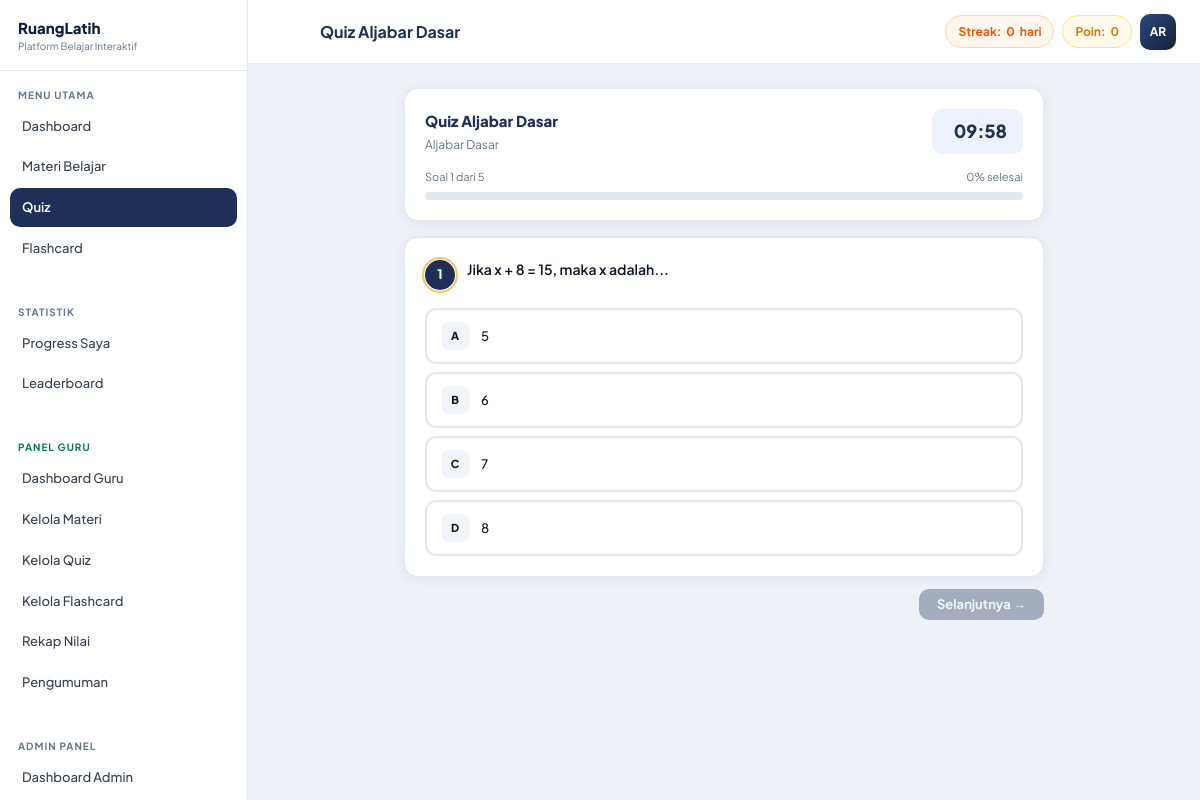
The page /pages/quiz-play.php?id=1 (signed in) on the database its author committed.
### tables this page shows
CREATE TABLE quizzes (
    id               INT AUTO_INCREMENT PRIMARY KEY,
    material_id      INT NOT NULL,
    title            VARCHAR(200) NOT NULL,
    description      TEXT,
    duration_minutes INT DEFAULT 10,
    created_at       TIMESTAMP DEFAULT CURRENT_TIMESTAMP,
    FOREIGN KEY (material_id) REFERENCES materials(id) ON DELETE CASCADE
);

CREATE TABLE users (
    id          INT AUTO_INCREMENT PRIMARY KEY,
    name        VARCHAR(100) NOT NULL,
    email       VARCHAR(150) UNIQUE NOT NULL,
    password    VARCHAR(255) NOT NULL,
    role        ENUM('user','admin','guru') DEFAULT 'user',
    nisn        VARCHAR(10)  DEFAULT NULL COMMENT '10 digit Nomor Induk Siswa Nasional',
    no_absen    TINYINT UNSIGNED DEFAULT NULL COMMENT 'Nomor absen di kelas',
    kelas       VARCHAR(30)  DEFAULT NULL  COMMENT 'Contoh: X IPA 1, XI RPL 2',
    avatar      VARCHAR(255) DEFAULT NULL,
    total_points INT DEFAULT 0,
    streak      INT DEFAULT 0,
    last_active DATE DEFAULT NULL,
    created_at  TIMESTAMP DEFAULT CURRENT_TIMESTAMP
);

CREATE TABLE materials (
    id          INT AUTO_INCREMENT PRIMARY KEY,
    category_id INT NOT NULL,
    title       VARCHAR(200) NOT NULL,
    content     LONGTEXT NOT NULL,
    kelas       VARCHAR(30)  DEFAULT 'Semua' COMMENT 'Semua | X | XI | XII | X IPA 1 | dst',
    thumbnail   VARCHAR(255) DEFAULT NULL,
    created_at  TIMESTAMP DEFAULT CURRENT_TIMESTAMP,
    FOREIGN KEY (category_id) REFERENCES categories(id) ON DELETE CASCADE
);

CREATE TABLE questions (
    id            INT AUTO_INCREMENT PRIMARY KEY,
    quiz_id       INT NOT NULL,
    question_text TEXT NOT NULL,
    explanation   TEXT,
    order_num     INT DEFAULT 1,
    FOREIGN KEY (quiz_id) REFERENCES quizzes(id) ON DELETE CASCADE
);

CREATE TABLE options (
    id          INT AUTO_INCREMENT PRIMARY KEY,
    question_id INT NOT NULL,
    option_text TEXT NOT NULL,
    is_correct  TINYINT(1) DEFAULT 0,
    FOREIGN KEY (question_id) REFERENCES questions(id) ON DELETE CASCADE
);

### includes/functions.php (called while the page is built, shortened)
<?php
function getCurrentUser() {
    $db = getDB(); $id = (int)$_SESSION['user_id'];
    $r  = $db->query("SELECT * FROM users WHERE id=$id LIMIT 1");
    return $r ? $r->fetch_assoc() : null;
}
function getInitials($name) {
    $w=explode(' ',trim($name)); $i='';
    foreach(array_slice($w,0,2) as $word) $i.=strtoupper(substr($word,0,1));
    return $i;
}

### pages/quiz-play.php (the view, shortened to what this page needs)
<?php
require_once __DIR__ . '/../includes/functions.php';
requireLogin(); $user = getCurrentUser(); $db = getDB();
$quiz_id = (int)($_GET['id'] ?? 0);
$quiz = $db->query("SELECT q.*,m.title as mt FROM quizzes q JOIN materials m ON q.material_id=m.id WHERE q.id=$quiz_id LIMIT 1")->fetch_assoc();
$qres = $db->query("SELECT * FROM questions WHERE quiz_id=$quiz_id ORDER BY order_num,id");
$qData = [];
while($q=$qres->fetch_assoc()){
    $opts=$db->query("SELECT * FROM options WHERE question_id={$q['id']} ORDER BY id");
    $q['opts']=[]; while($o=$opts->fetch_assoc()) $q['opts'][]=$o;
    $qData[]=$q;
}
$pageTitle = $quiz['title'];
include __DIR__ . '/../includes/header.php';
?>
<div style="max-width:640px;margin:0 auto">
    <div class="card card-pad" style="margin-bottom:16px">
        <div style="display:flex;align-items:center;justify-content:space-between;margin-bottom:14px">
            <div>
                <div style="font-weight:800;font-size:15px;color:var(--navy)"><?=htmlspecialchars($quiz['title'])?></div>
                <div style="font-size:12px;color:var(--muted);margin-top:2px"><?=htmlspecialchars($quiz['mt'])?></div>
            </div>
            <div id="timerBox" style="display:flex;align-items:center;gap:6px;background:var(--navy-pale);color:var(--navy);font-weight:800;font-size:18px;padding:8px 16px;border-radius:10px;transition:all .3s">
                <i class="ti ti-clock-hour-4" style="font-size:1.1em;vertical-align:middle;display:inline-block;line-height:1;flex-shrink:0;"></i> <span id="timerDisplay"><?=str_pad($quiz['duration_minutes'],2,'0',STR_PAD_LEFT)?>:00</span>
            </div>
        </div>
        <div style="display:flex;align-items:center;justify-content:space-between;font-size:11px;color:var(--muted);margin-bottom:6px">
            <span id="progressLabel">Soal 1 dari <?=count($qData)?></span>
            <span id="progressPct">0% selesai</span>
        </div>
        <div class="prog-wrap" style="height:8px"><div class="prog-bar" id="progressBar" style="width:0%"></div></div>
    </div>
    <div id="quizContainer">
    <?php foreach($qData as $i=>$q): ?>
    <div class="question-slide <?=$i>0?'hidden':''?>" data-index="<?=$i?>">
        <div class="card card-pad" style="margin-bottom:12px">
            <div style="display:flex;align-items:start;gap:12px;margin-bottom:18px">
                <div class="stat-circle stat-circle-sm" style="width:30px;height:30px;font-size:13px;flex-shrink:0;margin-top:2px"><?=$i+1?></div>
                <p style="font-weight:600;font-size:14px;color:var(--text);line-height:1.6"><?=htmlspecialchars($q['question_text'])?></p>
            </div>
            <div style="display:flex;flex-direction:column;gap:8px">
            <?php foreach($q['opts'] as $j=>$opt): $ltr=chr(65+$j); ?>
                <button type="button" class="option-btn"
                    style="display:flex;align-items:center;gap:12px;padding:12px 14px;border-radius:11px;border:2px solid var(--border);background:#fff;cursor:pointer;text-align:left;font-size:13px;font-weight:500;color:var(--text);transition:all .15s;width:100%"
                    data-question-id="<?=$q['id']?>" data-option-id="<?=$opt['id']?>"
                    data-is-correct="<?=(int)$opt['is_correct']?>" data-explanation="<?=htmlspecialchars($q['explanation']??'')?>"
                    data-slide-idx="<?=$i?>"
                    onmouseover="if(!this.disabled)this.style.borderColor='#2d4a7a'"
                    onmouseout="if(!this.disabled&&!this.classList.contains('correct')&&!this.classList.contains('wrong'))this.style.borderColor='var(--border)'">
                    <span style="width:28px;height:28px;border-radius:7px;background:#f1f5f9;display:flex;align-items:center;justify-content:center;font-size:11px;font-weight:800;flex-shrink:0"><?=$ltr?></span>
                    <?=htmlspecialchars($opt['option_text'])?>
                </button>
            <?php endforeach; ?>
            </div>
        </div>
        <div style="display:flex;justify-content:space-between;gap:10px;margin-bottom:24px">
            <?php if($i<count($qData)-1): ?>
            <button id="nextBtn-<?=$i?>" onclick="goTo(<?=$i+1?>)" disabled class="btn btn-navy" style="opacity:.35">Selanjutnya →</button>
            <?php else: ?>
            <button id="submitBtn" onclick="submitQuiz()" disabled class="btn btn-gold" style="opacity:.35"><i class="ti ti-check" style="font-size:1.1em;vertical-align:middle;display:inline-block;line-height:1;flex-shrink:0;"></i> Selesaikan Quiz</button>
            <?php endif; ?>
        </div>
    </div>
    <?php endforeach; ?>
    </div>
</div>
<?php include __DIR__ . '/../includes/footer.php'; ?>

### includes/header.php (shortened to what this page needs)
<!DOCTYPE html>
<html lang="id">
<head>
<link href="https://cdn.jsdelivr.net/npm/@tabler/icons-webfont@2.40.0/tabler-icons.min.css" rel="stylesheet">
<link rel="stylesheet" href="<?= APP_URL ?>/assets/css/custom.css">
</head>
<body>
<div class="app-wrap">
<?php include __DIR__ . '/sidebar.php'; ?>
<div class="main-area">
<header class="topbar">
    <div class="topbar-left">
        <button class="topbar-menu-btn" onclick="toggleSidebar()">
        </button>
        <div class="topbar-title"><?= isset($pageTitle) ? htmlspecialchars($pageTitle) : APP_NAME ?></div>
    </div>
    <div class="topbar-right">
        <?php if ($user): ?>
        <div class="topbar-badge topbar-streak">
            Streak: <strong><?= (int)$user['streak'] ?></strong> hari
        </div>
        <div class="topbar-badge topbar-pts">
            Poin: <strong><?= number_format((int)$user['total_points']) ?></strong>
        </div>
        <div class="topbar-avatar" title="<?= htmlspecialchars($user['name']) ?>">
            <?= getInitials($user['name']) ?>
        </div>
        <?php endif; ?>
    </div>
</header>
<main class="page-content">

### assets/css/custom.css (style rules this page uses)
:root { --navy: #1e3055; --navy-dk: #131f3a; --navy-lt: #2d4a7a; --navy-pale: #eef2ff; --gold: #f59e0b; --gold-dk: #d97706; --gold-lt: #fde68a; --gold-pale: #fffbeb; --bg: #eef2f7; --white: #ffffff; --text: #0f172a; --muted: #64748b; --border: #e2e8f0; --r: 14px; --r-lg: 20px; --r-xl: 28px; --shadow: 0 2px 12px rgba(30,48,85,.07); --shadow-lg: 0 8px 32px rgba(30,48,85,.14); --sidebar-w: 248px; --topbar-h: 64px; }
*,:before,:after { box-sizing:border-box;margin:0;padding:0 }
body { font-family:'Plus Jakarta Sans',system-ui,sans-serif;background:var(--bg);color:var(--text);font-size:14px;line-height:1.6;-webkit-font-smoothing:antialiased }
input,select,textarea,button { font-family:inherit }
.app-wrap { display:flex;min-height:100vh }
.main-area { flex:1;display:flex;flex-direction:column;margin-left:var(--sidebar-w);min-width:0;transition:margin .3s }
.topbar { background:var(--white); border-bottom:1px solid var(--border); height:var(--topbar-h);padding:0 24px; display:flex;align-items:center;justify-content:space-between; position:sticky;top:0;z-index:80; flex-shrink:0; }
.topbar-left { display:flex;align-items:center;gap:12px }
.topbar-menu-btn { background:none;border:none;cursor:pointer; width:36px;height:36px;border-radius:9px; display:flex;align-items:center;justify-content:center; font-size:20px;color:var(--muted); transition:background .15s; }
.topbar-title { font-weight:700;font-size:16px;color:var(--navy) }
.topbar-right { display:flex;align-items:center;gap:8px }
.topbar-badge { display:flex;align-items:center;gap:5px; padding:6px 12px;border-radius:99px;font-size:12px;font-weight:700; }
.topbar-streak { background:#fff7ed;color:#ea580c;border:1px solid #fed7aa }
.topbar-pts { background:var(--gold-pale);color:var(--gold-dk);border:1px solid var(--gold-lt) }
.topbar-avatar { width:36px;height:36px;border-radius:10px; background:linear-gradient(135deg,var(--navy-lt),var(--navy-dk)); color:var(--white);font-weight:700;font-size:12px; display:flex;align-items:center;justify-content:center;cursor:pointer; }
.page-content { flex:1;padding:24px;animation:pgFade .25s ease }
.btn { display:inline-flex;align-items:center;gap:7px;padding:9px 18px;border-radius:10px;font-size:13px;font-weight:700;border:none;cursor:pointer;transition:all .15s;line-height:1 }
.btn-navy { background:var(--navy);color:var(--white) }
.btn:disabled { opacity:.4;cursor:not-allowed }
.card { background:var(--white);border-radius:var(--r);border:1px solid var(--border);box-shadow:var(--shadow);overflow:hidden }
.card-pad { padding:20px }
.stat-circle { width:52px;height:52px;border-radius:50%; background:var(--navy);color:var(--white); font-weight:800;font-size:16px; display:flex;align-items:center;justify-content:center; flex-shrink:0;position:relative; }
.stat-circle::after { content:'';position:absolute;inset:-3px; border-radius:50%;border:2px solid var(--gold); opacity:.6; }
.stat-circle-sm { width:40px;height:40px;font-size:13px }
.prog-wrap { background:#e2e8f0;border-radius:99px;overflow:hidden }

### rows shown on the page
quizzes: title "Quiz Aljabar Dasar", material.title "Aljabar Dasar"
users: streak "0", total_points "0", name "AR"
questions: question_text "Jika x + 8 = 15, maka x adalah..."
options: $q['id'] 1 (drawn), ltr "A", option_text "5"
options: $q['id'] 1 (drawn), ltr "B", option_text "6"
options: $q['id'] 1 (drawn), ltr "C", option_text "7"
options: $q['id'] 1 (drawn), ltr "D", option_text "8"

### other values the page prints
$label "Dashboard Materi Belajar Quiz Flashcard Progress Saya Leaderboard Dashboard Guru Kelola Materi Kelola Quiz Kelola Flashcard Rekap Nilai Pengumuman Dashboard Admin"
